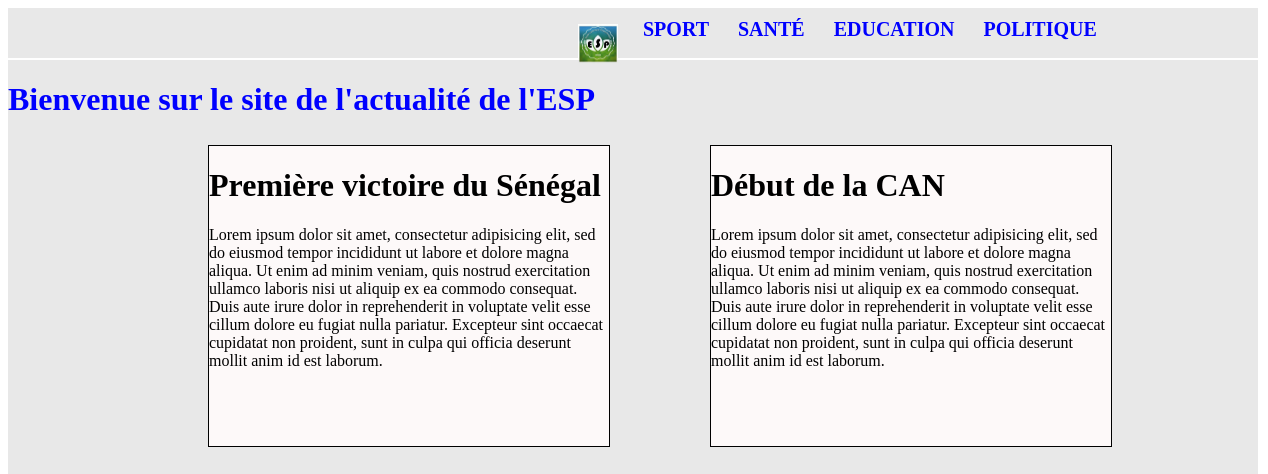
Page /pages.php?article_id=1 on the committed database.
### tables this page shows
CREATE TABLE Categorie(
	id int primary key auto_increment,
	libelle varchar(20)
);

CREATE TABLE Article(
	id int primary key auto_increment,
	titre varchar(255),
	contenu text,
	dateCreation datetime DEFAULT NOW(),
	dateModification datetime DEFAULT NOW(),
	categorie int
);

### Connexion1.php (called while the page is built)
<?php
$servername = "localhost";
$username = "root";
$password = "";
try {
       $pdo_options[PDO::ATTR_ERRMODE] = PDO::ERRMODE_EXCEPTION;
       $pdo_options[PDO::ATTR_EMULATE_PREPARES] = false;
       $pdo_options[PDO::ATTR_DEFAULT_FETCH_MODE] = PDO::FETCH_OBJ;
       $conn = new PDO("mysql:host=$servername;dbname=mglsi_news", $username, $password,$pdo_options);
       $resultCate = $conn->prepare("SELECT * FROM categorie ");
       $resultCate->execute();
       $resultCate = $resultCate->fetchAll();
       $article_id = $_GET["article_id"];
       $result = $conn->prepare("SELECT * FROM article WHERE article.categorie=:x");
       $result->bindParam('x', $article_id);
       $result->execute();
       $result = $result->fetchAll();
}  catch(PDOException $e) {
    echo "Connection failed: " . $e->getMessage();
  }
?>

### pages.php (the view, shortened to what this page needs)
<?php
require "Connexion1.php"
?>
<!DOCTYPE html>
<html lang="en">
<head>
  <link href="https://cdnjs.cloudflare.com/ajax/libs/font-awesome/5.10.0/css/all.min.css" rel="stylesheet">
  <link href="lib/owlcarousel/assets/owl.carousel.min.css" rel="stylesheet">
  <link href="lib/lightbox/css/lightbox.min.css" rel="stylesheet">
  <link type="text/css" href="./index.css" rel="stylesheet">
</head>
<body>
    <div class="entete">
        <a href="./Accueil.php"> <img src="./logo.jpg" alt="" /> </a>
            <?php
                for($i=1; $i<=sizeof($resultCate);$i++) {
                    echo " <a href=\"pages.php?article_id=".$resultCate[$i-1]->id."\">". $resultCate[$i-1]->libelle."</a>";
                }
            ?>
    </div>
    <div class="corps">
            <h1 class="h1style"><marquee><b>Bienvenue sur le site de l'actualité de l'ESP</b></marquee></h1>
            <?php
                    for($i=1; $i <= sizeof($result); $i++) {
            ?>
            <div class="col-lg-4 col-md-6 mb-5">
                <div class="contentimage1">
                    <h1> <?php echo $result[$i-1]->titre;?>  </h1>
                    <p>  <?php echo $result[$i-1]->contenu;?> </p>
                </div>
            <?php } ?>
            </div>
            </div>
</body>
</html>

### index.css (style rules this page uses)
.entete { border-width: 1px; border-color: rgb(0, 0, 0); background-color:rgb(0 0 0 / 9%); position: absolute; width: 1250px; height: 50px; }
.corps { border-width: 0px; border-color: rgb(0, 0, 0); border-style: solid; background-color: rgb(0 0 0 / 9%); position: absolute; width: 1250px; height: 1700px; top:60px }
.entete a img { margin-top: 6px; margin-left: 10px; float: left; width: 40px; height: 40px; }
.entete a { border-width: 1px; border-color: rgb(240, 236, 236); background-color: ; text-decoration: none; color:blue; position: relative; left: 20px; margin-right: 25px; top: 10px; left: 560px; font-size:20px; text-transform: uppercase; font-weight: bold; }
.h1style { color: blue; }
.contentimage1 { border-width: 1px; border-color: rgb(0, 0, 0); border-style: solid; background-color: rgb(253, 249, 249); position: relative; left: 200px; top: 5px; float: left; width: 400px; height: 300px; margin-right: 100px; margin-bottom:30px; }

### rows in the picture
categorie: libelle "SPORT"
categorie: libelle "SANTÉ"
categorie: libelle "EDUCATION"
categorie: libelle "POLITIQUE"
article: titre "Première victoire du Sénégal", contenu "Lorem ipsum dolor sit amet, consectetur adipisicing elit, sed do eiusmod tempor incididunt ut labore et dolore magna aliqua. Ut enim ad minim veniam, quis nostrud exercitation ullamco laboris nisi ut aliquip ex ea commodo consequat. Duis aute irure dolor in reprehenderit in voluptate velit esse cillum dolore eu fugiat nulla pariatur. Excepteur sint occaecat cupidatat non proident, sunt in culpa qui officia deserunt mollit anim id est laborum."
article: titre "Début de la CAN", contenu "Lorem ipsum dolor sit amet, consectetur adipisicing elit, sed do eiusmod tempor incididunt ut labore et dolore magna aliqua. Ut enim ad minim veniam, quis nostrud exercitation ullamco laboris nisi ut aliquip ex ea commodo consequat. Duis aute irure dolor in reprehenderit in voluptate velit esse cillum dolore eu fugiat nulla pariatur. Excepteur sint occaecat cupidatat non proident, sunt in culpa qui officia deserunt mollit anim id est laborum."
